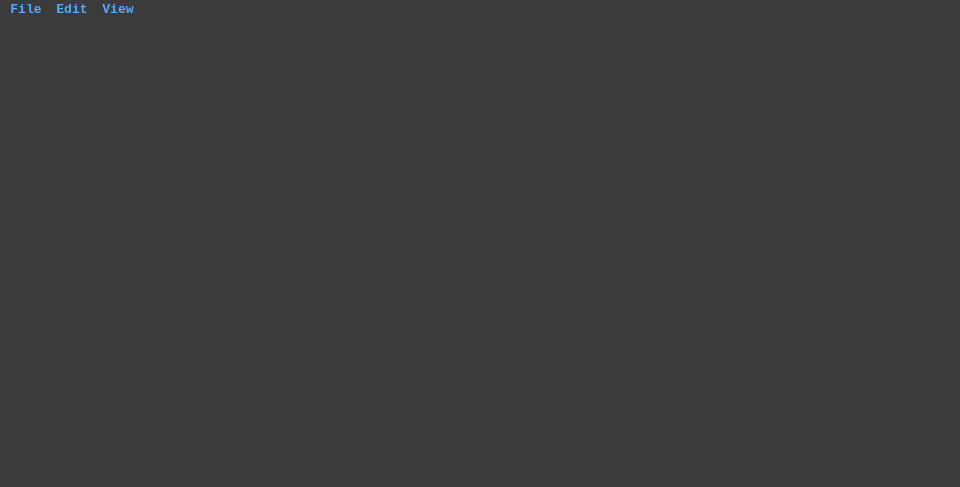
<?xml version="1.0" encoding="UTF-8"?>
<ui version="4.0">
 <class>MainWindow</class>
 <widget class="QMainWindow" name="MainWindow">
  <property name="geometry">
   <rect>
    <x>0</x>
    <y>0</y>
    <width>960</width>
    <height>487</height>
   </rect>
  </property>
  <property name="windowTitle">
   <string>NOTEPAD</string>
  </property>
  <property name="windowIcon">
   <iconset>
    <normaloff>../../../downloads/notebook.png</normaloff>../../../downloads/notebook.png</iconset>
  </property>
  <property name="styleSheet">
   <string notr="true">background-color: rgb(59, 59, 59);
color: rgb(255, 255, 255);

</string>
  </property>
  <widget class="QWidget" name="centralwidget">
   <widget class="QTextEdit" name="textEdit">
    <property name="geometry">
     <rect>
      <x>0</x>
      <y>0</y>
      <width>953</width>
      <height>417</height>
     </rect>
    </property>
    <property name="styleSheet">
     <string notr="true">border: none;
font: 11pt &quot;Consolas&quot;;</string>
    </property>
   </widget>
  </widget>
  <widget class="QMenuBar" name="menubar">
   <property name="geometry">
    <rect>
     <x>0</x>
     <y>0</y>
     <width>960</width>
     <height>22</height>
    </rect>
   </property>
   <property name="font">
    <font>
     <family>Consolas</family>
     <pointsize>10</pointsize>
     <weight>75</weight>
     <bold>true</bold>
    </font>
   </property>
   <property name="styleSheet">
    <string notr="true">color :rgb(85, 170, 255);
selection-background-color: rgb(255, 255, 255);</string>
   </property>
   <widget class="QMenu" name="menuFile">
    <property name="font">
     <font>
      <family>Consolas</family>
      <pointsize>10</pointsize>
      <weight>75</weight>
      <bold>true</bold>
     </font>
    </property>
    <property name="styleSheet">
     <string notr="true">QMenu:selected{
color: #4ea9ff;}</string>
    </property>
    <property name="title">
     <string>File</string>
    </property>
    <addaction name="actionNew"/>
    <addaction name="actionOpen"/>
    <addaction name="actionSave"/>
    <addaction name="actionSave_as"/>
    <addaction name="separator"/>
    <addaction name="actionExit"/>
   </widget>
   <widget class="QMenu" name="menuEdit">
    <property name="font">
     <font>
      <family>Consolas</family>
      <pointsize>10</pointsize>
      <weight>75</weight>
      <bold>true</bold>
     </font>
    </property>
    <property name="styleSheet">
     <string notr="true">QMenu:selected{
color: #4ea9ff;}</string>
    </property>
    <property name="title">
     <string>Edit</string>
    </property>
    <addaction name="actionUndo"/>
    <addaction name="actionRedo"/>
    <addaction name="separator"/>
    <addaction name="actionCut"/>
    <addaction name="actionCopy"/>
    <addaction name="actionPaste"/>
    <addaction name="actionDelete"/>
    <addaction name="actionSelect_all"/>
    <addaction name="separator"/>
   </widget>
   <widget class="QMenu" name="menuView">
    <property name="font">
     <font>
      <family>Consolas</family>
      <weight>75</weight>
      <bold>true</bold>
     </font>
    </property>
    <property name="styleSheet">
     <string notr="true">QMenu:selected{
color: #4ea9ff;}</string>
    </property>
    <property name="title">
     <string>View</string>
    </property>
    <widget class="QMenu" name="menuZoom">
     <property name="font">
      <font>
       <family>Consolas</family>
       <pointsize>10</pointsize>
       <weight>75</weight>
       <bold>true</bold>
      </font>
     </property>
     <property name="styleSheet">
      <string notr="true">QMenu:selected{
color: #4ea9ff;}</string>
     </property>
     <property name="title">
      <string>Zoom</string>
     </property>
     <addaction name="actionZoom_in"/>
     <addaction name="actionZoom_out"/>
     <addaction name="actionRestore_default_zoom"/>
    </widget>
    <addaction name="menuZoom"/>
    <addaction name="actionStatus_bar"/>
    <addaction name="actionWord_Wrap"/>
   </widget>
   <addaction name="menuFile"/>
   <addaction name="menuEdit"/>
   <addaction name="menuView"/>
  </widget>
  <widget class="QStatusBar" name="statusbar"/>
  <action name="actionNew_Tab">
   <property name="text">
    <string>New tab</string>
   </property>
   <property name="font">
    <font>
     <family>Consolas</family>
     <pointsize>10</pointsize>
     <weight>50</weight>
     <bold>false</bold>
    </font>
   </property>
  </action>
  <action name="actionNew_Window">
   <property name="text">
    <string>New window</string>
   </property>
  </action>
  <action name="actionOpen">
   <property name="text">
    <string>Open</string>
   </property>
   <property name="shortcut">
    <string>Ctrl+O</string>
   </property>
  </action>
  <action name="actionSave">
   <property name="text">
    <string>Save</string>
   </property>
   <property name="shortcut">
    <string>Ctrl+S</string>
   </property>
  </action>
  <action name="actionSave_as">
   <property name="text">
    <string>Save as</string>
   </property>
   <property name="shortcut">
    <string>Ctrl+Shift+S</string>
   </property>
  </action>
  <action name="actionSave_all">
   <property name="text">
    <string>Save all</string>
   </property>
  </action>
  <action name="actionPage_setup">
   <property name="text">
    <string>Page setup</string>
   </property>
  </action>
  <action name="actionPrint">
   <property name="text">
    <string>Print</string>
   </property>
   <property name="shortcut">
    <string>Ctrl+P</string>
   </property>
  </action>
  <action name="actionClose_Tab">
   <property name="text">
    <string>Close tab</string>
   </property>
  </action>
  <action name="actionClose_Window">
   <property name="text">
    <string>Close window</string>
   </property>
  </action>
  <action name="actionExit">
   <property name="text">
    <string>Exit</string>
   </property>
  </action>
  <action name="actionUndo">
   <property name="text">
    <string>Undo</string>
   </property>
   <property name="font">
    <font>
     <family>Consolas</family>
     <pointsize>10</pointsize>
     <weight>75</weight>
     <bold>true</bold>
    </font>
   </property>
   <property name="shortcut">
    <string>Ctrl+Z</string>
   </property>
  </action>
  <action name="actionCut">
   <property name="text">
    <string>Cut</string>
   </property>
   <property name="shortcut">
    <string>Ctrl+X</string>
   </property>
  </action>
  <action name="actionCopy">
   <property name="text">
    <string>Copy</string>
   </property>
   <property name="shortcut">
    <string>Ctrl+C</string>
   </property>
  </action>
  <action name="actionPaste">
   <property name="text">
    <string>Paste</string>
   </property>
   <property name="shortcut">
    <string>Ctrl+V</string>
   </property>
  </action>
  <action name="actionDelete">
   <property name="text">
    <string>Delete</string>
   </property>
   <property name="shortcut">
    <string>Del</string>
   </property>
  </action>
  <action name="actionFind">
   <property name="text">
    <string>Find</string>
   </property>
  </action>
  <action name="actionFind_next">
   <property name="text">
    <string>Find next</string>
   </property>
  </action>
  <action name="actionFind_previous">
   <property name="text">
    <string>Find previous</string>
   </property>
  </action>
  <action name="actionReplace">
   <property name="text">
    <string>Replace</string>
   </property>
  </action>
  <action name="actionGo_to">
   <property name="text">
    <string>Go to</string>
   </property>
  </action>
  <action name="actionSelect_all">
   <property name="text">
    <string>Select all</string>
   </property>
   <property name="shortcut">
    <string>Ctrl+A</string>
   </property>
  </action>
  <action name="actionTime_Date">
   <property name="text">
    <string>Time/Date</string>
   </property>
  </action>
  <action name="actionFont">
   <property name="text">
    <string>Font</string>
   </property>
  </action>
  <action name="actionZoom_in">
   <property name="text">
    <string>Zoom in</string>
   </property>
   <property name="font">
    <font>
     <family>Consolas</family>
     <pointsize>10</pointsize>
    </font>
   </property>
   <property name="shortcut">
    <string>Ctrl+=</string>
   </property>
  </action>
  <action name="actionZoom_out">
   <property name="text">
    <string>Zoom out</string>
   </property>
   <property name="shortcut">
    <string>Ctrl+-</string>
   </property>
  </action>
  <action name="actionRestore_default_zoom">
   <property name="text">
    <string>Restore default zoom</string>
   </property>
  </action>
  <action name="actionStatus_bar">
   <property name="checkable">
    <bool>true</bool>
   </property>
   <property name="checked">
    <bool>false</bool>
   </property>
   <property name="enabled">
    <bool>true</bool>
   </property>
   <property name="text">
    <string>Status bar</string>
   </property>
   <property name="font">
    <font>
     <family>Consolas</family>
     <pointsize>10</pointsize>
    </font>
   </property>
   <property name="autoRepeat">
    <bool>false</bool>
   </property>
   <property name="menuRole">
    <enum>QAction::ApplicationSpecificRole</enum>
   </property>
   <property name="priority">
    <enum>QAction::HighPriority</enum>
   </property>
  </action>
  <action name="actionWord_Wrap">
   <property name="checkable">
    <bool>true</bool>
   </property>
   <property name="text">
    <string>Word Wrap</string>
   </property>
   <property name="font">
    <font/>
   </property>
  </action>
  <action name="actionRedo">
   <property name="text">
    <string>Redo</string>
   </property>
   <property name="shortcut">
    <string>Ctrl+Y</string>
   </property>
  </action>
  <action name="actionNew">
   <property name="text">
    <string>New</string>
   </property>
   <property name="shortcut">
    <string>Ctrl+N</string>
   </property>
  </action>
 </widget>
 <resources/>
 <connections/>
</ui>
